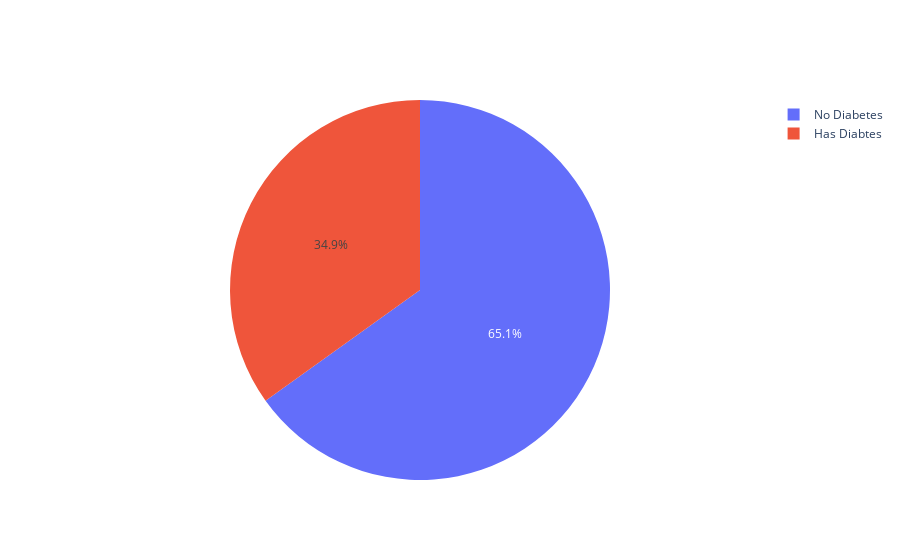

Notebook source saved alongside this figure:
### Markdown cell above
### 3. Creating pie chart with count with total has diabetes and doesnt diabetes

### Code cell
total_diabetes = df.loc[df.Outcome == 1].Outcome.count()
total_non_diabetes = df.loc[df.Outcome == 0].Outcome.count()

labels = ['No Diabetes','Has Diabtes']
values = [total_non_diabetes, total_diabetes]

fig = go.Figure(data=[go.Pie(labels=labels, values=values)])
fig.show()

### Figure 1 — Plotly figure (JSON) as saved in the notebook; plotly's stock layout.template omitted (floating-point values rounded to 4 significant figures)
{"data": [{"labels": ["No Diabetes", "Has Diabtes"], "type": "pie", "values": [500, 268]}], "layout": {}}
